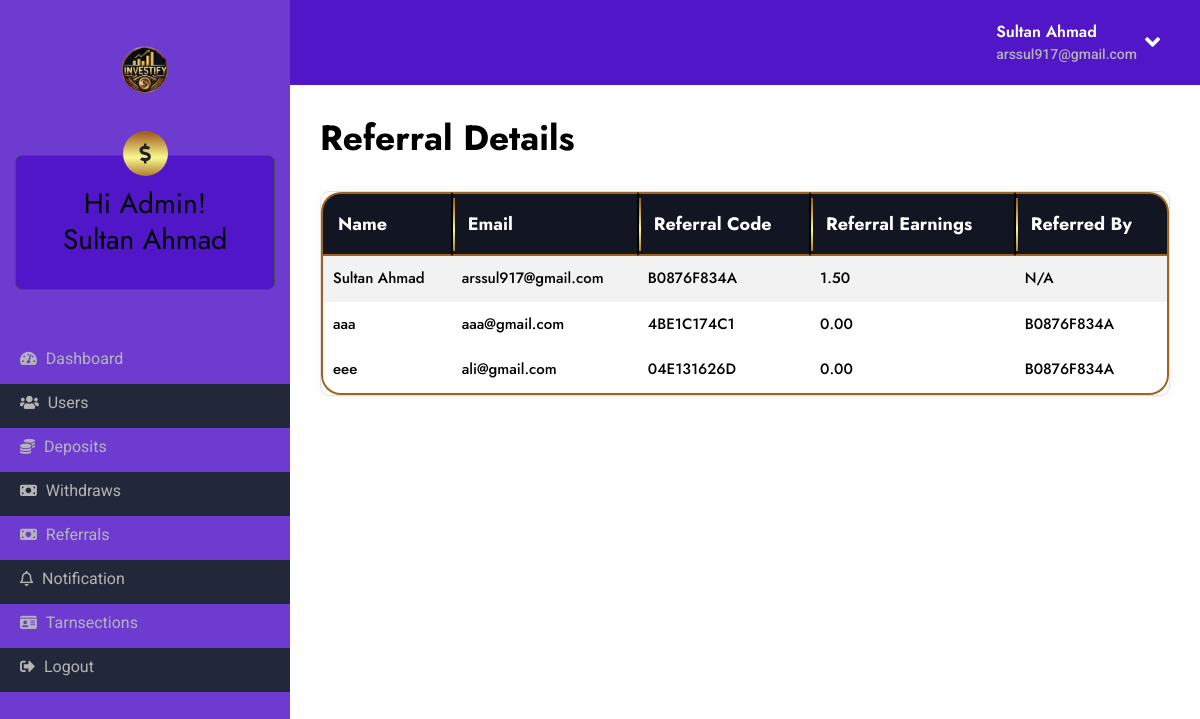
Page /admin/refer.php (signed in) on the committed database.
### tables this page shows
CREATE TABLE `users` (
  `id` int(255) NOT NULL,
  `name` varchar(255) NOT NULL,
  `email` varchar(255) DEFAULT NULL,
  `phone` int(255) NOT NULL,
  `password` varchar(255) NOT NULL,
  `token` varchar(255) NOT NULL,
  `referral_code` varchar(255) DEFAULT NULL,
  `referred_by` varchar(255) NOT NULL DEFAULT '0',
  `referral_earnings` decimal(10,2) DEFAULT 0.00
);

### admin/refer.php (the view, shortened to what this page needs)
<?php
include('dbcon.php');
$sql = "SELECT
            referrer.id AS referrer_id,
            referrer.name AS referrer_name,
            referrer.email AS referrer_email,
            referrer.referral_earnings AS referrer_earnings,
            referred.id AS referred_id,
            referred.name AS referred_name,
            referred.email AS referred_email,
            referrer.referral_code AS referrer_code,
            referred.referral_code AS referred_code,
            referred.referral_earnings AS referred_earnings,
            referred.referred_by AS referred_by
        FROM
            users AS referrer
        JOIN
            users AS referred
        ON
            referrer.referral_code = referred.referred_by";
$result = $conn->query($sql);
?>
<!doctype html>
<html lang="en" itemscope itemtype="http://schema.org/WebPage">
<head>
    <link href="https://cdn.jsdelivr.net/npm/bootstrap@5.3.3/dist/css/bootstrap.min.css" rel="stylesheet"
>
    <link rel="stylesheet" href="https://cdnjs.cloudflare.com/ajax/libs/font-awesome/6.5.2/css/all.min.css">
    <link href="../assets/global/css/bootstrap.min.css" rel="stylesheet">
    <link href="../assets/global/css/all.min.css" rel="stylesheet">
    <link rel="stylesheet" href="../assets/global/css/line-awesome.min.css" />
    <link rel="stylesheet" href="../assets/templates/hyip_gold/css/lib/slick.css">
    <link rel="stylesheet" href="../assets/templates/hyip_gold/css/lib/meanmenu.css">
    <link rel="stylesheet" href="../assets/templates/hyip_gold/css/lib/animated.css">
    <link rel="stylesheet" href="../assets/templates/hyip_gold/css/main.css">
    <link rel="stylesheet" href="../assets/templates/hyip_gold/css/custom.css?cs">
    <link rel="stylesheet" href="../assets/templates/hyip_gold/css/color.php?color=be9142&secondColor=f8f58f">
</head>
<body>
    <?php include ('navbar.php') ?>
    <div class="body-wrapper">
        <div class="d-flex mb-30 flex-wrap gap-3 justify-content-between align-items-center">
            <h6 class="page-title">Referral Details</h6>
        </div>
        <div class="row justify-content-center">
            <div class="col-md-12">
                <div class="dashboard-table">
                <table class="table transection__table bg-red table--responsive--xl">
    <thead>
        <tr>
        <th>Name</th>
            <th>Email</th>
            <th>Referral Code</th>
            <th>Referral Earnings</th>
            <th>Referred By</th>
        </tr>
    </thead>
    <tbody>
        <?php
        if ($result->num_rows > 0) {
            $current_referrer_id = null;
            while($row = $result->fetch_assoc()) {
                if ($current_referrer_id !== $row["referrer_id"]) {
                    echo "<tr class='referrer-row'>";
                    echo "<td>" . $row["referrer_name"] . "</td>";
                    echo "<td>" . $row["referrer_email"] . "</td>";
                    echo "<td>" . $row["referrer_code"] . "</td>";
                    echo "<td>" . $row["referrer_earnings"] . "</td>";
                    echo "<td>N/A</td>";
                    echo "</tr>";
                    $current_referrer_id = $row["referrer_id"];
                }
                echo "<tr>";
                echo "<td>" . $row["referred_name"] . "</td>";
                echo "<td>" . $row["referred_email"] . "</td>";
                echo "<td>" . $row["referred_code"] . "</td>";
                echo "<td>" . $row["referred_earnings"] . "</td>";
                echo "<td>" . $row["referred_by"] . "</td>";
                echo "</tr>";
            }
        } else {
            echo "<tr><td colspan='6'>No data found</td></tr>";
        }
        ?>
    </tbody>
</table>
                </div>
            </div>
        </div>
    </div>
    <link rel="stylesheet" href="../assets/global/css/iziToast.min.css">
</body>
</html>

### admin/refer.php (style rules this page uses)
table { width: 100%; border-collapse: collapse; }
table, th, td { border: 1px solid black; }
th, td { padding: 8px; text-align: left; }
.referrer-row { background-color: #f2f2f2; }

### rows in the picture
users: name "Sultan Ahmad", email "arssul917@gmail.com", referral_code "B0876F834A", referral_earnings "1.50", users.name "aaa", users.email "aaa@gmail.com", users.referral_code "4BE1C174C1", users.referral_earnings "0.00", users.referred_by "B0876F834A", users.name "eee", users.email "ali@gmail.com", users.referral_code "04E131626D"

### other values in the picture
$name "Sultan Ahmad"
$email "arssul917@gmail.com"
